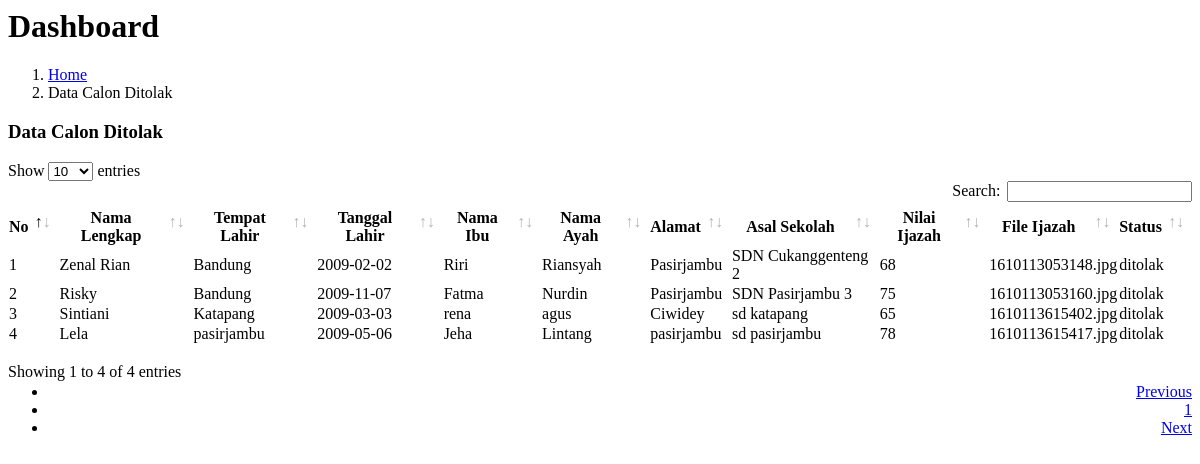
Page /pages/ditolak.php on the committed database.
### tables this page shows
CREATE TABLE `daftar` (
  `idDaftar` int(11) NOT NULL,
  `id` int(11) NOT NULL,
  `nama` varchar(50) NOT NULL,
  `tempatLahir` varchar(20) NOT NULL,
  `tanggalLahir` date NOT NULL,
  `namaIbu` varchar(50) NOT NULL,
  `namaAyah` varchar(50) NOT NULL,
  `alamat` text NOT NULL,
  `asalSekolah` varchar(50) NOT NULL,
  `nilaiIjazah` varchar(30) NOT NULL,
  `file` mediumtext NOT NULL,
  `status` varchar(20) NOT NULL
);

### pages/ditolak.php (the view, shortened to what this page needs)
<div class="content-wrapper">
    <div class="content-header">
      <div class="container-fluid">
        <div class="row mb-2">
          <div class="col-sm-6">
            <h1 class="m-0 text-dark">Dashboard</h1>
          </div>
          <div class="col-sm-6">
            <ol class="breadcrumb float-sm-right">
              <li class="breadcrumb-item"><a href="#">Home</a></li>
              <li class="breadcrumb-item active">Data Calon Ditolak</li>
            </ol>
          </div>
        </div>
      </div>
    </div>
    <section class="content">
      <div class="container-fluid">
        <div class="row">
            <div class="col-12">
                <div class="card">
                    <div class="card-header">
                    <h3 class="card-title">Data Calon Ditolak</h3>
                    </div>
                    <div class="card-body">
                      <table id="tabel" class="table table-responsive table-bordered table-striped">
                        <thead>
                          <tr>
                              <th>No</th>
                              <th>Nama Lengkap</th>
                              <th>Tempat Lahir</th>
                              <th>Tanggal Lahir</th>
                              <th>Nama Ibu</th>
                              <th>Nama Ayah</th>
                              <th>Alamat</th>
                              <th>Asal Sekolah</th>
                              <th>Nilai Ijazah</th>
                              <th>File Ijazah</th>
                              <th>Status</th>
                          </tr>
                          </thead>
                          <tbody>
                          <?php
                          $no=1;
                          $sql = mysqli_query($con, "SELECT * FROM daftar WHERE status='ditolak'");
                          while($data=mysqli_fetch_array($sql)){
                          ?>
                          <tr>
                              <td><?= $no?></td>
                              <td><?= $data['nama']?></td>
                              <td><?= $data['tempatLahir']?></td>
                              <td><?= $data['tanggalLahir']?></td>
                              <td><?= $data['namaIbu']?></td>
                              <td><?= $data['namaAyah']?></td>
                              <td><?= $data['alamat']?></td>
                              <td><?= $data['asalSekolah']?></td>
                              <td><?= $data['nilaiIjazah']?></td>
                              <td><?= $data['file']?></td>
                              <td><?= $data['status']?></td>
                          </tr>
                          <?php $no++;
                          }
                          ?>
                          </tbody>
                      </table>
                    </div>
                  </div>
             </div>
          </div>
      </div>
    </section>
  </div>
<link rel="stylesheet" href="assets/plugins/datatables-bs4/css/dataTables.bootstrap4.min.css">

### rows in the picture
daftar: nama "Zenal Rian", tempatLahir "Bandung", tanggalLahir "2009-02-02", namaIbu "Riri", namaAyah "Riansyah", alamat "Pasirjambu", asalSekolah "SDN Cukanggenteng 2", nilaiIjazah "68", file "1610113053148.jpg", status "ditolak"
daftar: nama "Risky", tempatLahir "Bandung", tanggalLahir "2009-11-07", namaIbu "Fatma", namaAyah "Nurdin", alamat "Pasirjambu", asalSekolah "SDN Pasirjambu 3", nilaiIjazah "75", file "1610113053160.jpg", status "ditolak"
daftar: nama "Sintiani", tempatLahir "Katapang", tanggalLahir "2009-03-03", namaIbu "rena", namaAyah "agus", alamat "Ciwidey", asalSekolah "sd katapang", nilaiIjazah "65", file "1610113615402.jpg", status "ditolak"
daftar: nama "Lela", tempatLahir "pasirjambu", tanggalLahir "2009-05-06", namaIbu "Jeha", namaAyah "Lintang", alamat "pasirjambu", asalSekolah "sd pasirjambu", nilaiIjazah "78", file "1610113615417.jpg", status "ditolak"
